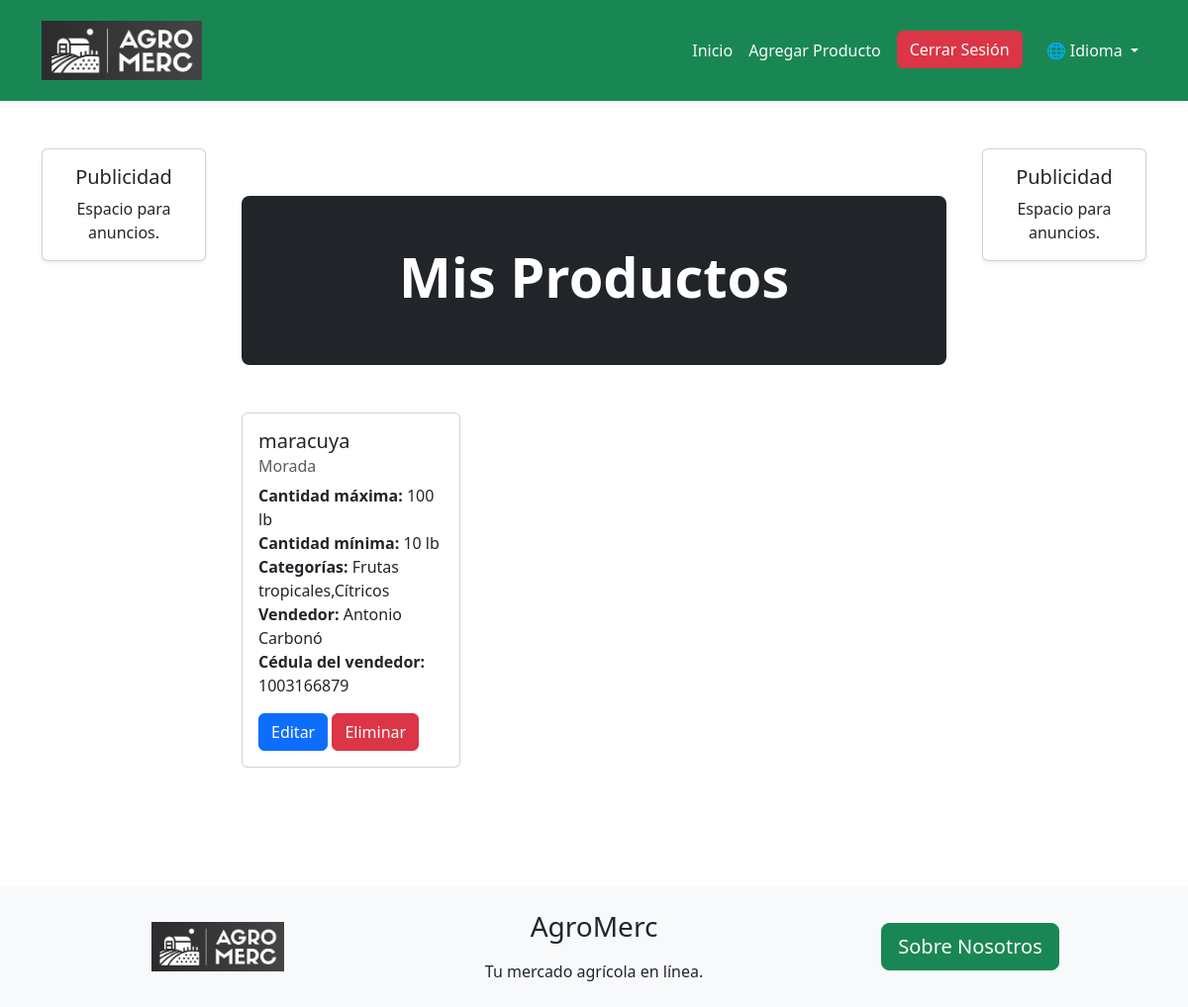
Page /myProducts/ (signed in) on the committed database.
### AgroMercApp/models.py (models this page shows, shortened)
class ProductModel(models.Model):
    PRODUCTS_NAME_CHOICES = [
        ('aguacate', 'Aguacate'),
        ('banana', 'Banano'),
        ('brocoli', 'Brócoli'),
        ('cafe', 'Café'),
        ('cebolla_cabezona', 'Cebolla Cabezona'),
        ('cebolla_larga', 'Cebolla Larga'),
        ('coliflor', 'Coliflor'),
        ('frijol', 'Frijol'),
        ('guayaba', 'Guayaba'),
        ('lechuga', 'Lechuga'),
        ('limon', 'Limón'),
        ('lulo', 'Lulo'),
        ('maiz', 'Maíz'),
        ('mango', 'Mango'),
        ('maracuya', 'Maracuyá'),
        ('naranja', 'Naranja'),
        ('papa', 'Papa'),
        ('papaya', 'Papaya'),
        ('platano', 'Platano'),
        ('piña', 'Piña'),
        ('sandia', 'Sandía'),
        ('tomate', 'Tomate'),
        ('yuca', 'Yuca'),
        ('zanahoria', 'Zanahoria')
    ]
    UNITS_CHOICES = (
        ('kg', 'Kilogramos'),
        ('lb', 'Libras'),
        ('unit', 'Unidades'),
    )
    productName = models.CharField(max_length=30,choices=PRODUCTS_NAME_CHOICES, verbose_name='Nombre del Producto')
    specificName = models.CharField(max_length=100, verbose_name='Nombre Específico')
    maxQuantity = models.IntegerField(verbose_name='Cantidad Máxima')
    minQuantity = models.IntegerField(verbose_name='Cantidad Mínima')
    unit = models.CharField(max_length=10, choices=UNITS_CHOICES, verbose_name='Unidad de Medida')
    seller = models.ForeignKey(settings.AUTH_USER_MODEL, on_delete=models.CASCADE,verbose_name='Vendedor')
    sellerId = models.CharField(max_length=10,verbose_name='Cedula del Vendedor')
    categories = models.CharField(max_length=100, verbose_name='Categorías')
    pricePeerUnit = models.DecimalField(max_digits=10, decimal_places=2, verbose_name='Precio por Unidad',default=1000)

class UserModel(AbstractUser):
    USER_TYPE_CHOICES = (
        ('buyer', 'Comprador'),
        ('seller', 'Vendedor'),
    )
    fullname = models.CharField(max_length=100, verbose_name='Nombres Completos')
    fullLastName = models.CharField(max_length=100, verbose_name='Apellidos Completos')
    idNumber = models.CharField(max_length=20, verbose_name='Número de Cédula')
    phoneNumber = models.CharField(max_length=12, verbose_name='Número de Teléfono')
    userType = models.CharField(max_length=10, choices=USER_TYPE_CHOICES, verbose_name='Tipo de Usuario', default='buyer')

### AgroMercApp/views.py (the view)
# urls.py: path('myProducts/', MyProductsView.as_view(), name='myProducts'),
class MyProductsView(LoginRequiredMixin, ListView):
    model = ProductModel
    template_name = 'pages/store/products/myProducts.html'
    context_object_name = 'products'
    def get_queryset(self):
        return ProductModel.objects.filter(seller=self.request.user)

### AgroMercApp/templates/pages/store/products/myProducts.html (shortened to what this page needs)
{% extends "pages/base.html" %}
{% load i18n %}
{% block authenticated_links %}
<a class="nav-link btn btn-outline-dark text-light" href="{% url 'home' %}">{% trans "Inicio" %}</a>
<a class="nav-link btn btn-outline-dark text-light" href="{% url 'createProduct' %}">{% trans "Agregar Producto" %}</a>
{% endblock %}
{% block content %}
<div class="container py-5">
    <div class="row">
        <div class="col-12">
            <div class="h-100 p-5 text-center text-white bg-dark rounded-3">
                <h1 class="display-4 fw-bold">{% trans "Mis Productos" %}</h1>
            </div>
        </div>
    </div>
    <div class="row mt-5">
        {% for product in products %}
        <div class="col-md-4 mb-4">
            <div class="card h-100">
                <div class="card-body">
                    <h5 class="card-title">{{ product.productName }}</h5>
                    <h6 class="card-subtitle mb-2 text-muted">{{ product.specificName }}</h6>
                    <p class="card-text">
                        <strong>{% trans "Cantidad máxima" %}:</strong> {{ product.maxQuantity }} {{ product.unit }}<br>
                        <strong>{% trans "Cantidad mínima" %}:</strong> {{ product.minQuantity }} {{ product.unit }}<br>
                        <strong>{% trans "Categorías" %}:</strong> {{ product.categories }}<br>
                        <strong>{% trans "Vendedor" %}:</strong> {{ product.seller.fullname }} {{ product.seller.fullLastName }}<br>
                        <strong>{% trans "Cédula del vendedor" %}:</strong> {{ product.sellerId }}
                    </p>
                    <a href="{% url 'editProduct' product.pk %}" class="btn btn-primary">{% trans "Editar" %}</a>
                    <a href="{% url 'deleteProduct' product.pk %}" class="btn btn-danger">{% trans "Eliminar" %}</a>
                </div>
            </div>
        </div>
        {% empty %}
        <div class="col-12">
            <div class="alert alert-info" role="alert">
                {% trans "No tienes productos registrados." %}
            </div>
        </div>
        {% endfor %}
    </div>
</div>
{% endblock %}

### rows in the picture
ProductModel: productName "maracuya", specificName "Morada", maxQuantity "100", unit "lb", minQuantity "10", categories "Frutas tropicales,Cítricos", seller.fullname "Antonio", seller.fullLastName "Carbonó", sellerId "1003166879"
